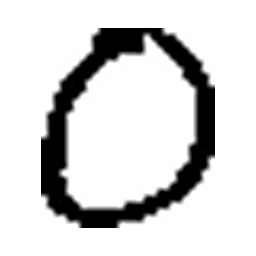
#> input picture cv06/training/0_11.png, 256 x 256 px; its folder holds only this picture in this run
$ python skript_center.py
#> lines starting #> are read from the running program, lines starting #| are printed output that depends on the picture; after the words box and inside, x2 and y2 are one past the last pixel; in counts of white or black regions, pixels touching at a corner belong together
import cv2
import numpy as np
import os

# Cesta k hlavní složce
BASE_DIR = os.path.dirname(os.path.abspath(__file__))

# Vstupní a výstupní složky
FOLDERS = {
    "training": "training_center",
    "validation": "validation_center"
}

# Funkce pro centrování obrázků
def center_images(input_folder, output_folder):

#> called with input_folder = 'training', output_folder = 'training_center'
    INPUT_DIR = os.path.join(BASE_DIR, input_folder)
    OUTPUT_DIR = os.path.join(BASE_DIR, output_folder)

    os.makedirs(OUTPUT_DIR, exist_ok=True)

    for filename in os.listdir(INPUT_DIR):

        if not filename.lower().endswith((".png", ".jpg", ".jpeg")):
            continue

        path = os.path.join(INPUT_DIR, filename)
        img = cv2.imread(path)
#> img is the input picture: shape (256, 256, 3); min 0, max 255, mean 212.8

        if img is None:
            continue

        gray = cv2.cvtColor(img, cv2.COLOR_BGR2GRAY)

        # Detekce objektu (čísla) oproti pozadí
        _, thresh = cv2.threshold(
            gray, 0, 255,
            cv2.THRESH_BINARY_INV + cv2.THRESH_OTSU
        )
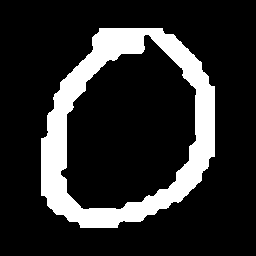
#> thresh: shape (256, 256); 16.9% white; 1 white region, box (x1, y1, x2, y2) and area: (41, 28, 215, 228) 11065

        points = cv2.findNonZero(thresh)
#> points = contour of 11065 points, box (x1, y1, x2, y2) (41, 28, 215, 228), area 3756

        if points is None:
            continue

        x, y, w, h = cv2.boundingRect(points)
#> x = 41; y = 28; w = 174; h = 200

        # Výpočet středu čísla
        center_x = x + w / 2
#> center_x = 128
        center_y = y + h / 2
#> center_y = 128

        # Cílový střed obrázku
        target_x = 128
        target_y = 128

        shift_x = round(target_x - center_x)
#> shift_x = 0
        shift_y = round(target_y - center_y)
#> shift_y = 0

        matrix = np.float32([
            [1, 0, shift_x],
            [0, 1, shift_y]
        ])
#> matrix = [[1, 0, 0], [0, 1, 0]]

        result = cv2.warpAffine(
            img,
            matrix,
            (256, 256),
            borderValue=(255, 255, 255)
        )

        cv2.imwrite(
            os.path.join(OUTPUT_DIR, filename),
            result
        )

    print(f"Hotovo! Složka {input_folder} byla vycentrována.")


# Samostatné zpracování obou složek
for input_folder, output_folder in FOLDERS.items():
#> (the run stopped early here; a loop or call above may not have finished)
